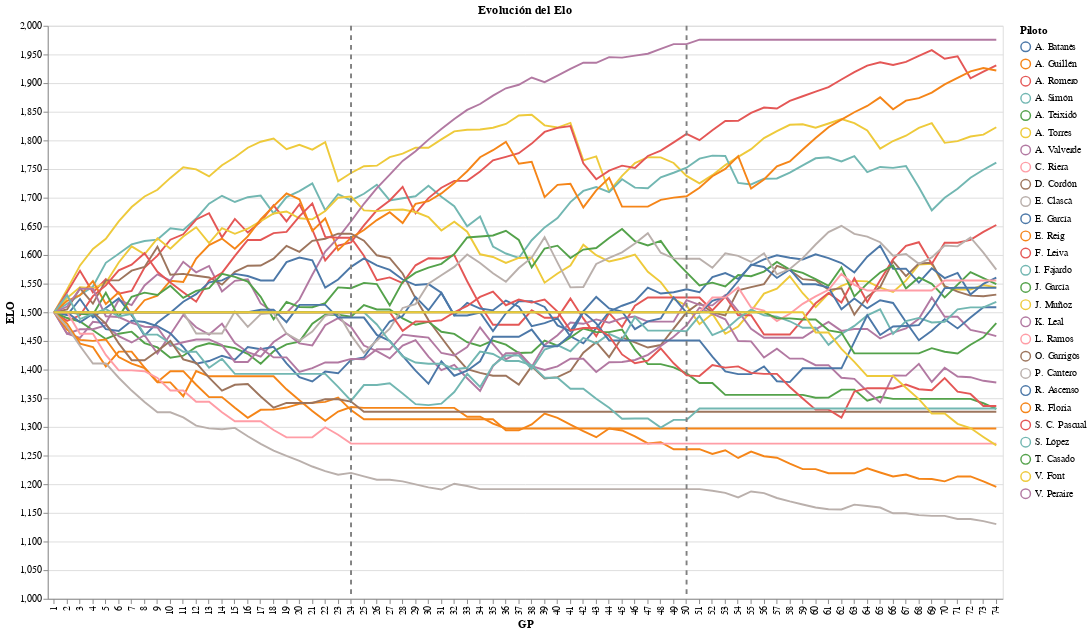

Write notebook code for a chart like this one.
### Code cell
selector = alt.selection_point(fields=['Piloto'], bind='legend', toggle='true')

linea_temporada1 = alt.Chart(pd.DataFrame({'GP': [24]})).mark_rule(
    color='gray',
    strokeDash=[5, 5],
    size=2
).encode(
    x='GP:O'
)
linea_temporada2 = alt.Chart(pd.DataFrame({'GP': [50]})).mark_rule(
    color='gray',
    strokeDash=[5, 5],
    size=2
).encode(
    x='GP:O'
)
chart_base = alt.Chart(dataframeElos).mark_line().encode(
    x='GP:O',
    y=alt.Y('ELO:Q', scale=alt.Scale(domain=[1000,2000])),
    color='Piloto:N',
    opacity=alt.condition(selector, alt.value(1), alt.value(0.1))
).add_params(
    selector
)
tooltip = alt.Chart(dataframeElos).mark_point(
    opacity=0  # invisible
).encode(
    x='GP:O',
    y=alt.Y('ELO:Q', scale=alt.Scale(domain=[1000,2000])),
    color='Piloto:N',
    tooltip=['ELO:Q']
)

chart_final = (chart_base + linea_temporada1+linea_temporada2+tooltip).properties(
    width=1000,
    height=600,
    title='Evolución del Elo'
)
chart_final

### Figure 1 — Vega-Lite specification as saved in the notebook (floating-point values rounded to 4 significant figures; data arrays with more than 128 entries replaced by an {"elided": "..."} marker saying what was removed)
{"config": {"view": {"continuousWidth": 300, "continuousHeight": 300}}, "layer": [{"data": {"name": "data-cb2b790c8b2bc7a2827ebfe4fe4f7fc7"}, "mark": {"type": "line"}, "encoding": {"color": {"field": "Piloto", "type": "nominal"}, "opacity": {"condition": {"param": "param_2", "value": 1}, "value": 0.1}, "x": {"field": "GP", "type": "ordinal"}, "y": {"field": "ELO", "scale": {"domain": [1000, 2000]}, "type": "quantitative"}}, "name": "view_2"}, {"data": {"name": "data-14295def94170c37ade63d7ce679a333"}, "mark": {"type": "rule", "color": "gray", "size": 2, "strokeDash": [5, 5]}, "encoding": {"x": {"field": "GP", "type": "ordinal"}}}, {"data": {"name": "data-8f21f609cee76ccc639b8b653eb23236"}, "mark": {"type": "rule", "color": "gray", "size": 2, "strokeDash": [5, 5]}, "encoding": {"x": {"field": "GP", "type": "ordinal"}}}, {"data": {"name": "data-cb2b790c8b2bc7a2827ebfe4fe4f7fc7"}, "mark": {"type": "point", "opacity": 0}, "encoding": {"color": {"field": "Piloto", "type": "nominal"}, "tooltip": [{"field": "ELO", "type": "quantitative"}], "x": {"field": "GP", "type": "ordinal"}, "y": {"field": "ELO", "scale": {"domain": [1000, 2000]}, "type": "quantitative"}}}], "height": 600, "params": [{"name": "param_2", "select": {"type": "point", "fields": ["Piloto"], "toggle": "true"}, "bind": "legend", "views": ["view_2"]}], "title": "Evolución del Elo", "width": 1000, "$schema": "https://vega.github.io/schema/vega-lite/v5.20.1.json", "datasets": {"data-cb2b790c8b2bc7a2827ebfe4fe4f7fc7": {"elided": "1998 records"}, "data-14295def94170c37ade63d7ce679a333": [{"GP": 24}], "data-8f21f609cee76ccc639b8b653eb23236": [{"GP": 50}]}}
